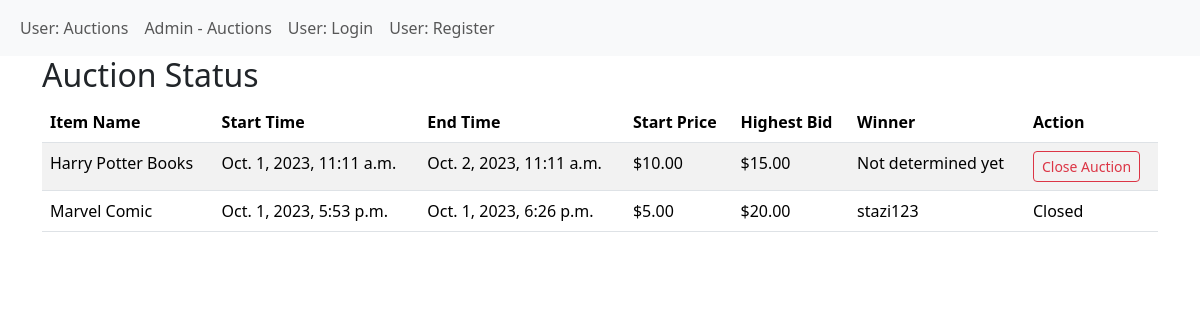
Page /auction/admin/auctions/ on the committed database.
### auction/models.py (models this page shows, shortened)
class Auction(models.Model):
    start_time = models.DateTimeField()
    end_time = models.DateTimeField()
    start_price = models.DecimalField(max_digits=10, decimal_places=2)
    item_name = models.CharField(max_length=255)
    user = models.ForeignKey(User, on_delete=models.CASCADE, related_name='auctions_created')
    winner = models.ForeignKey(User, on_delete=models.SET_NULL, null=True, blank=True, related_name='auctions_won')
    is_active = models.BooleanField(default=True)

class Bid(models.Model):
    amount = models.DecimalField(max_digits=10, decimal_places=2)
    auction = models.ForeignKey(Auction, on_delete=models.CASCADE)
    user = models.ForeignKey(User, on_delete=models.CASCADE)

### auction/views.py (the view)
# urls.py: path('admin/auctions/', views.admin_auction_status, name='admin_auctions'),
def admin_auction_status(request):
    auctions = Auction.objects.all()
    auction_data = []
    for auction in auctions:
        highest_bid = Bid.objects.filter(auction=auction).order_by('-amount').first()
        auction_data.append({
            'auction': auction,
            'highest_bid': highest_bid,
        })
    return render(request, 'auction/admin_auctions.html', {'auction_data': auction_data})

### auction/templates/auction/admin_auctions.html (shortened to what this page needs)
{% extends "base.html" %}
{% block content %}
    <h2>Auction Status</h2>
    <table class="table table-striped">
        <thead>
            <tr>
                <th>Item Name</th>
                <th>Start Time</th>
                <th>End Time</th>
                <th>Start Price</th>
                <th>Highest Bid</th>
                <th>Winner</th>
                <th>Action</th>
            </tr>
        </thead>
        <tbody>
            {% for data in auction_data %}
                <tr>
                    <td>{{ data.auction.item_name }}</td>
                    <td>{{ data.auction.start_time }}</td>
                    <td>{{ data.auction.end_time }}</td>
                    <td>${{ data.auction.start_price }}</td>
                    <td>
                        {% if data.highest_bid %}
                            ${{ data.highest_bid.amount }}
                        {% else %}
                            No bids yet
                        {% endif %}
                    </td>
                    <td>
                        {% if data.auction.winner %}
                            {{ data.auction.winner.username }}
                        {% else %}
                            Not determined yet
                        {% endif %}
                    </td>
                    {% if data.auction.is_active %}
                    <td>
                        <a href="{% url 'end_auction' data.auction.id %}" class="btn btn-outline-danger btn-sm">Close Auction</a>
                    </td>
                    {% else %}
                        <td>Closed</td>
                    {% endif %}
                </tr>
            {% endfor %}
        </tbody>
    </table>
{% endblock %}

### rows in the picture
Auction: auction.item_name "Harry Potter Books", auction.start_time "Oct. 1, 2023, 11:11 a.m.", auction.end_time "Oct. 2, 2023, 11:11 a.m.", auction.start_price "10.00", highest_bid.amount "15.00", shows "Not determined yet", is_active "Close Auction"
Auction: auction.item_name "Marvel Comic", auction.start_time "Oct. 1, 2023, 5:53 p.m.", auction.end_time "Oct. 1, 2023, 6:26 p.m.", auction.start_price "5.00", highest_bid.amount "20.00", auction.winner.username "stazi123", is_active "Closed"
